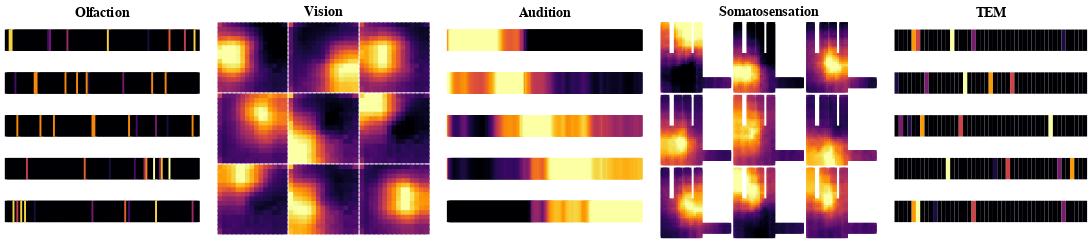

The notebook cell saved with this chart:
### Code cell
save_rf_plot(args.experiment_name, modality_list)

### Figure 1 — Vega-Lite specification as saved in the notebook (floating-point values rounded to 4 significant figures; data arrays with more than 128 entries replaced by an {"elided": "..."} marker saying what was removed)
{"config": {"view": {"continuousWidth": 300, "continuousHeight": 300, "strokeWidth": 0}}, "hconcat": [{"vconcat": [{"data": {"name": "data-2bc87afe3193f29f741ef6d414d335c1"}, "mark": {"type": "rect", "height": 25, "stroke": null, "strokeWidth": 0, "width": 5}, "encoding": {"color": {"field": "value", "legend": null, "scale": {"scheme": "inferno"}, "type": "quantitative"}, "x": {"axis": {"domain": false, "grid": false, "labels": false, "ticks": false, "title": null}, "field": "patch_x", "scale": {"paddingInner": 0}, "type": "ordinal"}, "y": {"axis": {"domain": false, "grid": false, "labels": false, "ticks": false, "title": null}, "field": "patch_y", "scale": {"paddingInner": 0}, "type": "ordinal"}}, "height": 40, "width": 225}, {"data": {"name": "data-a8d112056461760f2f5455fe2f142659"}, "mark": {"type": "rect", "height": 25, "stroke": null, "strokeWidth": 0, "width": 5}, "encoding": {"color": {"field": "value", "legend": null, "scale": {"scheme": "inferno"}, "type": "quantitative"}, "x": {"axis": {"domain": false, "grid": false, "labels": false, "ticks": false, "title": null}, "field": "patch_x", "scale": {"paddingInner": 0}, "type": "ordinal"}, "y": {"axis": {"domain": false, "grid": false, "labels": false, "ticks": false, "title": null}, "field": "patch_y", "scale": {"paddingInner": 0}, "type": "ordinal"}}, "height": 40, "width": 225}, {"data": {"name": "data-6fd638cba92a6ee57bbf8588c84994ce"}, "mark": {"type": "rect", "height": 25, "stroke": null, "strokeWidth": 0, "width": 5}, "encoding": {"color": {"field": "value", "legend": null, "scale": {"scheme": "inferno"}, "type": "quantitative"}, "x": {"axis": {"domain": false, "grid": false, "labels": false, "ticks": false, "title": null}, "field": "patch_x", "scale": {"paddingInner": 0}, "type": "ordinal"}, "y": {"axis": {"domain": false, "grid": false, "labels": false, "ticks": false, "title": null}, "field": "patch_y", "scale": {"paddingInner": 0}, "type": "ordinal"}}, "height": 40, "width": 225}, {"data": {"name": "data-ad3ff7e16a5e65900b7cb68063607d79"}, "mark": {"type": "rect", "height": 25, "stroke": null, "strokeWidth": 0, "width": 5}, "encoding": {"color": {"field": "value", "legend": null, "scale": {"scheme": "inferno"}, "type": "quantitative"}, "x": {"axis": {"domain": false, "grid": false, "labels": false, "ticks": false, "title": null}, "field": "patch_x", "scale": {"paddingInner": 0}, "type": "ordinal"}, "y": {"axis": {"domain": false, "grid": false, "labels": false, "ticks": false, "title": null}, "field": "patch_y", "scale": {"paddingInner": 0}, "type": "ordinal"}}, "height": 40, "width": 225}, {"data": {"name": "data-1cff9b30fa5c4f73581868e49d826073"}, "mark": {"type": "rect", "height": 25, "stroke": null, "strokeWidth": 0, "width": 5}, "encoding": {"color": {"field": "value", "legend": null, "scale": {"scheme": "inferno"}, "type": "quantitative"}, "x": {"axis": {"domain": false, "grid": false, "labels": false, "ticks": false, "title": null}, "field": "patch_x", "scale": {"paddingInner": 0}, "type": "ordinal"}, "y": {"axis": {"domain": false, "grid": false, "labels": false, "ticks": false, "title": null}, "field": "patch_y", "scale": {"paddingInner": 0}, "type": "ordinal"}}, "height": 40, "width": 225}], "spacing": 10, "title": {"text": "Olfaction", "anchor": "middle", "fontSize": 16}}, {"vconcat": [{"hconcat": [{"data": {"name": "data-4bd0850cf6423d09b0b68e9819688c53"}, "mark": {"type": "rect", "height": 7, "stroke": null, "strokeWidth": 0, "width": 7}, "encoding": {"color": {"field": "value", "legend": null, "scale": {"scheme": "inferno"}, "type": "quantitative"}, "x": {"axis": {"domain": false, "grid": false, "labels": false, "ticks": false, "title": null}, "field": "patch_x", "scale": {"paddingInner": 0}, "type": "ordinal"}, "y": {"axis": {"domain": false, "grid": false, "labels": false, "ticks": false, "title": null}, "field": "patch_y", "scale": {"paddingInner": 0}, "type": "ordinal"}}, "height": 80, "width": 80}, {"data": {"name": "data-8fad39fbe0bf11fb2e626a8868d101ec"}, "mark": {"type": "rect", "height": 7, "stroke": null, "strokeWidth": 0, "width": 7}, "encoding": {"color": {"field": "value", "legend": null, "scale": {"scheme": "inferno"}, "type": "quantitative"}, "x": {"axis": {"domain": false, "grid": false, "labels": false, "ticks": false, "title": null}, "field": "patch_x", "scale": {"paddingInner": 0}, "type": "ordinal"}, "y": {"axis": {"domain": false, "grid": false, "labels": false, "ticks": false, "title": null}, "field": "patch_y", "scale": {"paddingInner": 0}, "type": "ordinal"}}, "height": 80, "width": 80}, {"data": {"name": "data-4c5ff31c6145e7ac3b0e026d9517409c"}, "mark": {"type": "rect", "height": 7, "stroke": null, "strokeWidth": 0, "width": 7}, "encoding": {"color": {"field": "value", "legend": null, "scale": {"scheme": "inferno"}, "type": "quantitative"}, "x": {"axis": {"domain": false, "grid": false, "labels": false, "ticks": false, "title": null}, "field": "patch_x", "scale": {"paddingInner": 0}, "type": "ordinal"}, "y": {"axis": {"domain": false, "grid": false, "labels": false, "ticks": false, "title": null}, "field": "patch_y", "scale": {"paddingInner": 0}, "type": "ordinal"}}, "height": 80, "width": 80}], "spacing": 1}, {"hconcat": [{"data": {"name": "data-a79190dc4a915908f586cae1d5ad2e51"}, "mark": {"type": "rect", "height": 7, "stroke": null, "strokeWidth": 0, "width": 7}, "encoding": {"color": {"field": "value", "legend": null, "scale": {"scheme": "inferno"}, "type": "quantitative"}, "x": {"axis": {"domain": false, "grid": false, "labels": false, "ticks": false, "title": null}, "field": "patch_x", "scale": {"paddingInner": 0}, "type": "ordinal"}, "y": {"axis": {"domain": false, "grid": false, "labels": false, "ticks": false, "title": null}, "field": "patch_y", "scale": {"paddingInner": 0}, "type": "ordinal"}}, "height": 80, "width": 80}, {"data": {"name": "data-b7a75a26302e7b46fe610009dc4cc016"}, "mark": {"type": "rect", "height": 7, "stroke": null, "strokeWidth": 0, "width": 7}, "encoding": {"color": {"field": "value", "legend": null, "scale": {"scheme": "inferno"}, "type": "quantitative"}, "x": {"axis": {"domain": false, "grid": false, "labels": false, "ticks": false, "title": null}, "field": "patch_x", "scale": {"paddingInner": 0}, "type": "ordinal"}, "y": {"axis": {"domain": false, "grid": false, "labels": false, "ticks": false, "title": null}, "field": "patch_y", "scale": {"paddingInner": 0}, "type": "ordinal"}}, "height": 80, "width": 80}, {"data": {"name": "data-bd735771c93f80e0bfe4b4f2a967dd9f"}, "mark": {"type": "rect", "height": 7, "stroke": null, "strokeWidth": 0, "width": 7}, "encoding": {"color": {"field": "value", "legend": null, "scale": {"scheme": "inferno"}, "type": "quantitative"}, "x": {"axis": {"domain": false, "grid": false, "labels": false, "ticks": false, "title": null}, "field": "patch_x", "scale": {"paddingInner": 0}, "type": "ordinal"}, "y": {"axis": {"domain": false, "grid": false, "labels": false, "ticks": false, "title": null}, "field": "patch_y", "scale": {"paddingInner": 0}, "type": "ordinal"}}, "height": 80, "width": 80}], "spacing": 1}, {"hconcat": [{"data": {"name": "data-78158ee71ef4796de734a8cdca15a9d6"}, "mark": {"type": "rect", "height": 7, "stroke": null, "strokeWidth": 0, "width": 7}, "encoding": {"color": {"field": "value", "legend": null, "scale": {"scheme": "inferno"}, "type": "quantitative"}, "x": {"axis": {"domain": false, "grid": false, "labels": false, "ticks": false, "title": null}, "field": "patch_x", "scale": {"paddingInner": 0}, "type": "ordinal"}, "y": {"axis": {"domain": false, "grid": false, "labels": false, "ticks": false, "title": null}, "field": "patch_y", "scale": {"paddingInner": 0}, "type": "ordinal"}}, "height": 80, "width": 80}, {"data": {"name": "data-1bf17f08eeea561cd9580f1fe82c1814"}, "mark": {"type": "rect", "height": 7, "stroke": null, "strokeWidth": 0, "width": 7}, "encoding": {"color": {"field": "value", "legend": null, "scale": {"scheme": "inferno"}, "type": "quantitative"}, "x": {"axis": {"domain": false, "grid": false, "labels": false, "ticks": false, "title": null}, "field": "patch_x", "scale": {"paddingInner": 0}, "type": "ordinal"}, "y": {"axis": {"domain": false, "grid": false, "labels": false, "ticks": false, "title": null}, "field": "patch_y", "scale": {"paddingInner": 0}, "type": "ordinal"}}, "height": 80, "width": 80}, {"data": {"name": "data-ee915502efa8da1855518d3d62f12a2c"}, "mark": {"type": "rect", "height": 7, "stroke": null, "strokeWidth": 0, "width": 7}, "encoding": {"color": {"field": "value", "legend": null, "scale": {"scheme": "inferno"}, "type": "quantitative"}, "x": {"axis": {"domain": false, "grid": false, "labels": false, "ticks": false, "title": null}, "field": "patch_x", "scale": {"paddingInner": 0}, "type": "ordinal"}, "y": {"axis": {"domain": false, "grid": false, "labels": false, "ticks": false, "title": null}, "field": "patch_y", "scale": {"paddingInner": 0}, "type": "ordinal"}}, "height": 80, "width": 80}], "spacing": 1}], "spacing": 1, "title": {"text": "Vision", "anchor": "middle", "fontSize": 16}}, {"vconcat": [{"data": {"name": "data-ba14a6f37004907f71b75db23689950f"}, "mark": {"type": "rect", "height": 25, "stroke": null, "strokeWidth": 0, "width": 5}, "encoding": {"color": {"field": "value", "legend": null, "scale": {"scheme": "inferno"}, "type": "quantitative"}, "x": {"axis": {"domain": false, "grid": false, "labels": false, "ticks": false, "title": null}, "field": "patch_x", "scale": {"paddingInner": 0}, "type": "ordinal"}, "y": {"axis": {"domain": false, "grid": false, "labels": false, "ticks": false, "title": null}, "field": "patch_y", "scale": {"paddingInner": 0}, "type": "ordinal"}}, "height": 40, "width": 225}, {"data": {"name": "data-6bcfc00592e01b6f7ffe7a5e01fb2521"}, "mark": {"type": "rect", "height": 25, "stroke": null, "strokeWidth": 0, "width": 5}, "encoding": {"color": {"field": "value", "legend": null, "scale": {"scheme": "inferno"}, "type": "quantitative"}, "x": {"axis": {"domain": false, "grid": false, "labels": false, "ticks": false, "title": null}, "field": "patch_x", "scale": {"paddingInner": 0}, "type": "ordinal"}, "y": {"axis": {"domain": false, "grid": false, "labels": false, "ticks": false, "title": null}, "field": "patch_y", "scale": {"paddingInner": 0}, "type": "ordinal"}}, "height": 40, "width": 225}, {"data": {"name": "data-30a8c81c7a960a2ba7267278be08e163"}, "mark": {"type": "rect", "height": 25, "stroke": null, "strokeWidth": 0, "width": 5}, "encoding": {"color": {"field": "value", "legend": null, "scale": {"scheme": "inferno"}, "type": "quantitative"}, "x": {"axis": {"domain": false, "grid": false, "labels": false, "ticks": false, "title": null}, "field": "patch_x", "scale": {"paddingInner": 0}, "type": "ordinal"}, "y": {"axis": {"domain": false, "grid": false, "labels": false, "ticks": false, "title": null}, "field": "patch_y", "scale": {"paddingInner": 0}, "type": "ordinal"}}, "height": 40, "width": 225}, {"data": {"name": "data-3cccf6e48a1de7712727baa6cefc4c3a"}, "mark": {"type": "rect", "height": 25, "stroke": null, "strokeWidth": 0, "width": 5}, "encoding": {"color": {"field": "value", "legend": null, "scale": {"scheme": "inferno"}, "type": "quantitative"}, "x": {"axis": {"domain": false, "grid": false, "labels": false, "ticks": false, "title": null}, "field": "patch_x", "scale": {"paddingInner": 0}, "type": "ordinal"}, "y": {"axis": {"domain": false, "grid": false, "labels": false, "ticks": false, "title": null}, "field": "patch_y", "scale": {"paddingInner": 0}, "type": "ordinal"}}, "height": 40, "width": 225}, {"data": {"name": "data-6da69dc8d4835e48a96954a43f631872"}, "mark": {"type": "rect", "height": 25, "stroke": null, "strokeWidth": 0, "width": 5}, "encoding": {"color": {"field": "value", "legend": null, "scale": {"scheme": "inferno"}, "type": "quantitative"}, "x": {"axis": {"domain": false, "grid": false, "labels": false, "ticks": false, "title": null}, "field": "patch_x", "scale": {"paddingInner": 0}, "type": "ordinal"}, "y": {"axis": {"domain": false, "grid": false, "labels": false, "ticks": false, "title": null}, "field": "patch_y", "scale": {"paddingInner": 0}, "type": "ordinal"}}, "height": 40, "width": 225}], "resolve": {"scale": {"color": "independent"}}, "spacing": 10, "title": {"text": "Audition", "anchor": "middle", "fontSize": 16}}, {"vconcat": [{"hconcat": [{"data": {"name": "data-470bae4e4d193963131b449c7bf8e22c"}, "mark": {"type": "rect", "height": 5, "stroke": null, "strokeWidth": 0, "width": 5}, "encoding": {"color": {"field": "value", "legend": null, "scale": {"scheme": "inferno"}, "type": "quantitative"}, "x": {"axis": {"domain": false, "grid": false, "labels": false, "ticks": false, "title": null}, "field": "patch_x", "scale": {"paddingInner": 0}, "type": "ordinal"}, "y": {"axis": {"domain": false, "grid": false, "labels": false, "ticks": false, "title": null}, "field": "patch_y", "scale": {"paddingInner": 0}, "type": "ordinal"}}, "height": 80, "width": 80}, {"data": {"name": "data-ac640f5f3d793121e59a33f547dafd36"}, "mark": {"type": "rect", "height": 5, "stroke": null, "strokeWidth": 0, "width": 5}, "encoding": {"color": {"field": "value", "legend": null, "scale": {"scheme": "inferno"}, "type": "quantitative"}, "x": {"axis": {"domain": false, "grid": false, "labels": false, "ticks": false, "title": null}, "field": "patch_x", "scale": {"paddingInner": 0}, "type": "ordinal"}, "y": {"axis": {"domain": false, "grid": false, "labels": false, "ticks": false, "title": null}, "field": "patch_y", "scale": {"paddingInner": 0}, "type": "ordinal"}}, "height": 80, "width": 80}, {"data": {"name": "data-74e3388ce1083b1407466b5901f72850"}, "mark": {"type": "rect", "height": 5, "stroke": null, "strokeWidth": 0, "width": 5}, "encoding": {"color": {"field": "value", "legend": null, "scale": {"scheme": "inferno"}, "type": "quantitative"}, "x": {"axis": {"domain": false, "grid": false, "labels": false, "ticks": false, "title": null}, "field": "patch_x", "scale": {"paddingInner": 0}, "type": "ordinal"}, "y": {"axis": {"domain": false, "grid": false, "labels": false, "ticks": false, "title": null}, "field": "patch_y", "scale": {"paddingInner": 0}, "type": "ordinal"}}, "height": 80, "width": 80}], "spacing": 1}, {"hconcat": [{"data": {"name": "data-e7bbeb0eff29fd9a614e164700027281"}, "mark": {"type": "rect", "height": 5, "stroke": null, "strokeWidth": 0, "width": 5}, "encoding": {"color": {"field": "value", "legend": null, "scale": {"scheme": "inferno"}, "type": "quantitative"}, "x": {"axis": {"domain": false, "grid": false, "labels": false, "ticks": false, "title": null}, "field": "patch_x", "scale": {"paddingInner": 0}, "type": "ordinal"}, "y": {"axis": {"domain": false, "grid": false, "labels": false, "ticks": false, "title": null}, "field": "patch_y", "scale": {"paddingInner": 0}, "type": "ordinal"}}, "height": 80, "width": 80}, {"data": {"name": "data-2adca4636487389c45dc54d3f72db2fc"}, "mark": {"type": "rect", "height": 5, "stroke": null, "strokeWidth": 0, "width": 5}, "encoding": {"color": {"field": "value", "legend": null, "scale": {"scheme": "inferno"}, "type": "quantitative"}, "x": {"axis": {"domain": false, "grid": false, "labels": false, "ticks": false, "title": null}, "field": "patch_x", "scale": {"paddingInner": 0}, "type": "ordinal"}, "y": {"axis": {"domain": false, "grid": false, "labels": false, "ticks": false, "title": null}, "field": "patch_y", "scale": {"paddingInner": 0}, "type": "ordinal"}}, "height": 80, "width": 80}, {"data": {"name": "data-970aa5eb4f78f5055684952c4e6f0ed5"}, "mark": {"type": "rect", "height": 5, "stroke": null, "strokeWidth": 0, "width": 5}, "encoding": {"color": {"field": "value", "legend": null, "scale": {"scheme": "inferno"}, "type": "quantitative"}, "x": {"axis": {"domain": false, "grid": false, "labels": false, "ticks": false, "title": null}, "field": "patch_x", "scale": {"paddingInner": 0}, "type": "ordinal"}, "y": {"axis": {"domain": false, "grid": false, "labels": false, "ticks": false, "title": null}, "field": "patch_y", "scale": {"paddingInner": 0}, "type": "ordinal"}}, "height": 80, "width": 80}], "spacing": 1}, {"hconcat": [{"data": {"name": "data-ab2e021dfd22d0036184bd56953b6788"}, "mark": {"type": "rect", "height": 5, "stroke": null, "strokeWidth": 0, "width": 5}, "encoding": {"color": {"field": "value", "legend": null, "scale": {"scheme": "inferno"}, "type": "quantitative"}, "x": {"axis": {"domain": false, "grid": false, "labels": false, "ticks": false, "title": null}, "field": "patch_x", "scale": {"paddingInner": 0}, "type": "ordinal"}, "y": {"axis": {"domain": false, "grid": false, "labels": false, "ticks": false, "title": null}, "field": "patch_y", "scale": {"paddingInner": 0}, "type": "ordinal"}}, "height": 80, "width": 80}, {"data": {"name": "data-f0ff421408c5d14d231e42e48da10489"}, "mark": {"type": "rect", "height": 5, "stroke": null, "strokeWidth": 0, "width": 5}, "encoding": {"color": {"field": "value", "legend": null, "scale": {"scheme": "inferno"}, "type": "quantitative"}, "x": {"axis": {"domain": false, "grid": false, "labels": false, "ticks": false, "title": null}, "field": "patch_x", "scale": {"paddingInner": 0}, "type": "ordinal"}, "y": {"axis": {"domain": false, "grid": false, "labels": false, "ticks": false, "title": null}, "field": "patch_y", "scale": {"paddingInner": 0}, "type": "ordinal"}}, "height": 80, "width": 80}, {"data": {"name": "data-92b5bc018d4e576be3931ad54b3f3ee0"}, "mark": {"type": "rect", "height": 5, "stroke": null, "strokeWidth": 0, "width": 5}, "encoding": {"color": {"field": "value", "legend": null, "scale": {"scheme": "inferno"}, "type": "quantitative"}, "x": {"axis": {"domain": false, "grid": false, "labels": false, "ticks": false, "title": null}, "field": "patch_x", "scale": {"paddingInner": 0}, "type": "ordinal"}, "y": {"axis": {"domain": false, "grid": false, "labels": false, "ticks": false, "title": null}, "field": "patch_y", "scale": {"paddingInner": 0}, "type": "ordinal"}}, "height": 80, "width": 80}], "spacing": 1}], "spacing": 1, "title": {"text": "Somatosensation", "anchor": "middle", "fontSize": 16}}, {"vconcat": [{"data": {"name": "data-dfd508ad5c627a406d55898ebc03167c"}, "mark": {"type": "rect", "height": 25, "stroke": null, "strokeWidth": 0, "width": 5}, "encoding": {"color": {"field": "value", "legend": null, "scale": {"scheme": "inferno"}, "type": "quantitative"}, "x": {"axis": {"domain": false, "grid": false, "labels": false, "ticks": false, "title": null}, "field": "patch_x", "scale": {"paddingInner": 0}, "type": "ordinal"}, "y": {"axis": {"domain": false, "grid": false, "labels": false, "ticks": false, "title": null}, "field": "patch_y", "scale": {"paddingInner": 0}, "type": "ordinal"}}, "height": 40, "width": 225}, {"data": {"name": "data-d6120afa08a2e95373325c2a3534e255"}, "mark": {"type": "rect", "height": 25, "stroke": null, "strokeWidth": 0, "width": 5}, "encoding": {"color": {"field": "value", "legend": null, "scale": {"scheme": "inferno"}, "type": "quantitative"}, "x": {"axis": {"domain": false, "grid": false, "labels": false, "ticks": false, "title": null}, "field": "patch_x", "scale": {"paddingInner": 0}, "type": "ordinal"}, "y": {"axis": {"domain": false, "grid": false, "labels": false, "ticks": false, "title": null}, "field": "patch_y", "scale": {"paddingInner": 0}, "type": "ordinal"}}, "height": 40, "width": 225}, {"data": {"name": "data-82b6a40fabc9a5b7ba12acc1df278c5b"}, "mark": {"type": "rect", "height": 25, "stroke": null, "strokeWidth": 0, "width": 5}, "encoding": {"color": {"field": "value", "legend": null, "scale": {"scheme": "inferno"}, "type": "quantitative"}, "x": {"axis": {"domain": false, "grid": false, "labels": false, "ticks": false, "title": null}, "field": "patch_x", "scale": {"paddingInner": 0}, "type": "ordinal"}, "y": {"axis": {"domain": false, "grid": false, "labels": false, "ticks": false, "title": null}, "field": "patch_y", "scale": {"paddingInner": 0}, "type": "ordinal"}}, "height": 40, "width": 225}, {"data": {"name": "data-53f2e49641eff0811210adfd5775c432"}, "mark": {"type": "rect", "height": 25, "stroke": null, "strokeWidth": 0, "width": 5}, "encoding": {"color": {"field": "value", "legend": null, "scale": {"scheme": "inferno"}, "type": "quantitative"}, "x": {"axis": {"domain": false, "grid": false, "labels": false, "ticks": false, "title": null}, "field": "patch_x", "scale": {"paddingInner": 0}, "type": "ordinal"}, "y": {"axis": {"domain": false, "grid": false, "labels": false, "ticks": false, "title": null}, "field": "patch_y", "scale": {"paddingInner": 0}, "type": "ordinal"}}, "height": 40, "width": 225}, {"data": {"name": "data-34a0744b37e4bdb4fcf9ba0f963d6c0a"}, "mark": {"type": "rect", "height": 25, "stroke": null, "strokeWidth": 0, "width": 5}, "encoding": {"color": {"field": "value", "legend": null, "scale": {"scheme": "inferno"}, "type": "quantitative"}, "x": {"axis": {"domain": false, "grid": false, "labels": false, "ticks": false, "title": null}, "field": "patch_x", "scale": {"paddingInner": 0}, "type": "ordinal"}, "y": {"axis": {"domain": false, "grid": false, "labels": false, "ticks": false, "title": null}, "field": "patch_y", "scale": {"paddingInner": 0}, "type": "ordinal"}}, "height": 40, "width": 225}], "spacing": 10, "title": {"text": "TEM", "anchor": "middle", "fontSize": 16}}], "resolve": {"scale": {"color": "independent"}}, "$schema": "https://vega.github.io/schema/vega-lite/v5.20.1.json", "datasets": {"data-2bc87afe3193f29f741ef6d414d335c1": {"elided": "4096 records"}, "data-a8d112056461760f2f5455fe2f142659": {"elided": "4096 records"}, "data-6fd638cba92a6ee57bbf8588c84994ce": {"elided": "4096 records"}, "data-ad3ff7e16a5e65900b7cb68063607d79": {"elided": "4096 records"}, "data-1cff9b30fa5c4f73581868e49d826073": {"elided": "4096 records"}, "data-4bd0850cf6423d09b0b68e9819688c53": {"elided": "225 records"}, "data-8fad39fbe0bf11fb2e626a8868d101ec": {"elided": "225 records"}, "data-4c5ff31c6145e7ac3b0e026d9517409c": {"elided": "225 records"}, "data-a79190dc4a915908f586cae1d5ad2e51": {"elided": "225 records"}, "data-b7a75a26302e7b46fe610009dc4cc016": {"elided": "225 records"}, "data-bd735771c93f80e0bfe4b4f2a967dd9f": {"elided": "225 records"}, "data-78158ee71ef4796de734a8cdca15a9d6": {"elided": "225 records"}, "data-1bf17f08eeea561cd9580f1fe82c1814": {"elided": "225 records"}, "data-ee915502efa8da1855518d3d62f12a2c": {"elided": "225 records"}, "data-ba14a6f37004907f71b75db23689950f": {"elided": "205 records"}, "data-6bcfc00592e01b6f7ffe7a5e01fb2521": {"elided": "205 records"}, "data-30a8c81c7a960a2ba7267278be08e163": {"elided": "205 records"}, "data-3cccf6e48a1de7712727baa6cefc4c3a": {"elided": "205 records"}, "data-6da69dc8d4835e48a96954a43f631872": {"elided": "205 records"}, "data-470bae4e4d193963131b449c7bf8e22c": {"elided": "961 records"}, "data-ac640f5f3d793121e59a33f547dafd36": {"elided": "961 records"}, "data-74e3388ce1083b1407466b5901f72850": {"elided": "961 records"}, "data-e7bbeb0eff29fd9a614e164700027281": {"elided": "961 records"}, "data-2adca4636487389c45dc54d3f72db2fc": {"elided": "961 records"}, "data-970aa5eb4f78f5055684952c4e6f0ed5": {"elided": "961 records"}, "data-ab2e021dfd22d0036184bd56953b6788": {"elided": "961 records"}, "data-f0ff421408c5d14d231e42e48da10489": {"elided": "961 records"}, "data-92b5bc018d4e576be3931ad54b3f3ee0": {"elided": "961 records"}, "data-dfd508ad5c627a406d55898ebc03167c": [{"patch_x": 0, "patch_y": 0, "value": 0.9}, {"patch_x": 1, "patch_y": 0, "value": 0.9}, {"patch_x": 2, "patch_y": 0, "value": 0.9}, {"patch_x": 3, "patch_y": 0, "value": 0.9}, {"patch_x": 4, "patch_y": 0, "value": 0.9778}, {"patch_x": 5, "patch_y": 0, "value": 0.9556}, {"patch_x": 6, "patch_y": 0, "value": 0.9}, {"patch_x": 7, "patch_y": 0, "value": 0.9}, {"patch_x": 8, "patch_y": 0, "value": 0.9}, {"patch_x": 9, "patch_y": 0, "value": 0.9}, {"patch_x": 10, "patch_y": 0, "value": 0.9}, {"patch_x": 11, "patch_y": 0, "value": 0.9}, {"patch_x": 12, "patch_y": 0, "value": 0.9}, {"patch_x": 13, "patch_y": 0, "value": 1.0}, {"patch_x": 14, "patch_y": 0, "value": 0.9}, {"patch_x": 15, "patch_y": 0, "value": 0.9}, {"patch_x": 16, "patch_y": 0, "value": 0.9}, {"patch_x": 17, "patch_y": 0, "value": 0.9}, {"patch_x": 18, "patch_y": 0, "value": 0.9333}, {"patch_x": 19, "patch_y": 0, "value": 0.9}, {"patch_x": 20, "patch_y": 0, "value": 0.9}, {"patch_x": 21, "patch_y": 0, "value": 0.9}, {"patch_x": 22, "patch_y": 0, "value": 0.9}, {"patch_x": 23, "patch_y": 0, "value": 0.9}, {"patch_x": 24, "patch_y": 0, "value": 0.9}, {"patch_x": 25, "patch_y": 0, "value": 0.9}, {"patch_x": 26, "patch_y": 0, "value": 0.9}, {"patch_x": 27, "patch_y": 0, "value": 0.9}, {"patch_x": 28, "patch_y": 0, "value": 0.9}, {"patch_x": 29, "patch_y": 0, "value": 0.9}, {"patch_x": 30, "patch_y": 0, "value": 0.9}, {"patch_x": 31, "patch_y": 0, "value": 0.9}, {"patch_x": 32, "patch_y": 0, "value": 0.9}, {"patch_x": 33, "patch_y": 0, "value": 0.9}, {"patch_x": 34, "patch_y": 0, "value": 0.9}, {"patch_x": 35, "patch_y": 0, "value": 0.9}, {"patch_x": 36, "patch_y": 0, "value": 0.9}, {"patch_x": 37, "patch_y": 0, "value": 0.9}, {"patch_x": 38, "patch_y": 0, "value": 0.9}, {"patch_x": 39, "patch_y": 0, "value": 0.9111}, {"patch_x": 40, "patch_y": 0, "value": 0.9}, {"patch_x": 41, "patch_y": 0, "value": 0.9}, {"patch_x": 42, "patch_y": 0, "value": 0.9}, {"patch_x": 43, "patch_y": 0, "value": 0.9}, {"patch_x": 44, "patch_y": 0, "value": 0.9}], "data-d6120afa08a2e95373325c2a3534e255": [{"patch_x": 0, "patch_y": 0, "value": 0.9111}, {"patch_x": 1, "patch_y": 0, "value": 0.9}, {"patch_x": 2, "patch_y": 0, "value": 0.9}, {"patch_x": 3, "patch_y": 0, "value": 0.9}, {"patch_x": 4, "patch_y": 0, "value": 0.9}, {"patch_x": 5, "patch_y": 0, "value": 0.9}, {"patch_x": 6, "patch_y": 0, "value": 0.9}, {"patch_x": 7, "patch_y": 0, "value": 0.9333}, {"patch_x": 8, "patch_y": 0, "value": 0.9}, {"patch_x": 9, "patch_y": 0, "value": 0.9}, {"patch_x": 10, "patch_y": 0, "value": 0.9}, {"patch_x": 11, "patch_y": 0, "value": 0.9}, {"patch_x": 12, "patch_y": 0, "value": 0.9}, {"patch_x": 13, "patch_y": 0, "value": 0.9}, {"patch_x": 14, "patch_y": 0, "value": 0.9}, {"patch_x": 15, "patch_y": 0, "value": 0.9}, {"patch_x": 16, "patch_y": 0, "value": 1.0}, {"patch_x": 17, "patch_y": 0, "value": 0.9}, {"patch_x": 18, "patch_y": 0, "value": 0.9}, {"patch_x": 19, "patch_y": 0, "value": 0.9}, {"patch_x": 20, "patch_y": 0, "value": 0.9}, {"patch_x": 21, "patch_y": 0, "value": 0.9}, {"patch_x": 22, "patch_y": 0, "value": 0.9778}, {"patch_x": 23, "patch_y": 0, "value": 0.9}, {"patch_x": 24, "patch_y": 0, "value": 0.9}, {"patch_x": 25, "patch_y": 0, "value": 0.9}, {"patch_x": 26, "patch_y": 0, "value": 0.9}, {"patch_x": 27, "patch_y": 0, "value": 0.9556}, {"patch_x": 28, "patch_y": 0, "value": 0.9}, {"patch_x": 29, "patch_y": 0, "value": 0.9}, {"patch_x": 30, "patch_y": 0, "value": 0.9}, {"patch_x": 31, "patch_y": 0, "value": 0.9}, {"patch_x": 32, "patch_y": 0, "value": 0.9}, {"patch_x": 33, "patch_y": 0, "value": 0.9}, {"patch_x": 34, "patch_y": 0, "value": 0.9}, {"patch_x": 35, "patch_y": 0, "value": 0.9}, {"patch_x": 36, "patch_y": 0, "value": 0.9}, {"patch_x": 37, "patch_y": 0, "value": 0.9}, {"patch_x": 38, "patch_y": 0, "value": 0.9}, {"patch_x": 39, "patch_y": 0, "value": 0.9}, {"patch_x": 40, "patch_y": 0, "value": 0.9}, {"patch_x": 41, "patch_y": 0, "value": 0.9}, {"patch_x": 42, "patch_y": 0, "value": 0.9}, {"patch_x": 43, "patch_y": 0, "value": 0.9}, {"patch_x": 44, "patch_y": 0, "value": 0.9}], "data-82b6a40fabc9a5b7ba12acc1df278c5b": [{"patch_x": 0, "patch_y": 0, "value": 0.9}, {"patch_x": 1, "patch_y": 0, "value": 0.9333}, {"patch_x": 2, "patch_y": 0, "value": 0.9}, {"patch_x": 3, "patch_y": 0, "value": 0.9111}, {"patch_x": 4, "patch_y": 0, "value": 0.9}, {"patch_x": 5, "patch_y": 0, "value": 0.9}, {"patch_x": 6, "patch_y": 0, "value": 0.9778}, {"patch_x": 7, "patch_y": 0, "value": 0.9}, {"patch_x": 8, "patch_y": 0, "value": 0.9}, {"patch_x": 9, "patch_y": 0, "value": 0.9}, {"patch_x": 10, "patch_y": 0, "value": 0.9}, {"patch_x": 11, "patch_y": 0, "value": 0.9}, {"patch_x": 12, "patch_y": 0, "value": 0.9}, {"patch_x": 13, "patch_y": 0, "value": 0.9}, {"patch_x": 14, "patch_y": 0, "value": 0.9}, {"patch_x": 15, "patch_y": 0, "value": 0.9556}, {"patch_x": 16, "patch_y": 0, "value": 0.9}, {"patch_x": 17, "patch_y": 0, "value": 0.9}, {"patch_x": 18, "patch_y": 0, "value": 0.9}, {"patch_x": 19, "patch_y": 0, "value": 0.9}, {"patch_x": 20, "patch_y": 0, "value": 0.9}, {"patch_x": 21, "patch_y": 0, "value": 0.9}, {"patch_x": 22, "patch_y": 0, "value": 0.9}, {"patch_x": 23, "patch_y": 0, "value": 0.9}, {"patch_x": 24, "patch_y": 0, "value": 0.9}, {"patch_x": 25, "patch_y": 0, "value": 0.9}, {"patch_x": 26, "patch_y": 0, "value": 0.9}, {"patch_x": 27, "patch_y": 0, "value": 0.9}, {"patch_x": 28, "patch_y": 0, "value": 0.9}, {"patch_x": 29, "patch_y": 0, "value": 0.9}, {"patch_x": 30, "patch_y": 0, "value": 0.9}, {"patch_x": 31, "patch_y": 0, "value": 0.9}, {"patch_x": 32, "patch_y": 0, "value": 0.9}, {"patch_x": 33, "patch_y": 0, "value": 0.9}, {"patch_x": 34, "patch_y": 0, "value": 0.9}, {"patch_x": 35, "patch_y": 0, "value": 0.9}, {"patch_x": 36, "patch_y": 0, "value": 1.0}, {"patch_x": 37, "patch_y": 0, "value": 0.9}, {"patch_x": 38, "patch_y": 0, "value": 0.9}, {"patch_x": 39, "patch_y": 0, "value": 0.9}, {"patch_x": 40, "patch_y": 0, "value": 0.9}, {"patch_x": 41, "patch_y": 0, "value": 0.9}, {"patch_x": 42, "patch_y": 0, "value": 0.9}, {"patch_x": 43, "patch_y": 0, "value": 0.9}, {"patch_x": 44, "patch_y": 0, "value": 0.9}], "data-53f2e49641eff0811210adfd5775c432": [{"patch_x": 0, "patch_y": 0, "value": 0.9}, {"patch_x": 1, "patch_y": 0, "value": 0.9}, {"patch_x": 2, "patch_y": 0, "value": 0.9}, {"patch_x": 3, "patch_y": 0, "value": 0.9}, {"patch_x": 4, "patch_y": 0, "value": 0.9}, {"patch_x": 5, "patch_y": 0, "value": 0.9}, {"patch_x": 6, "patch_y": 0, "value": 0.9}, {"patch_x": 7, "patch_y": 0, "value": 0.9}, {"patch_x": 8, "patch_y": 0, "value": 0.9}, {"patch_x": 9, "patch_y": 0, "value": 0.9}, {"patch_x": 10, "patch_y": 0, "value": 0.9}, {"patch_x": 11, "patch_y": 0, "value": 0.9}, {"patch_x": 12, "patch_y": 0, "value": 1.0}, {"patch_x": 13, "patch_y": 0, "value": 0.9}, {"patch_x": 14, "patch_y": 0, "value": 0.9}, {"patch_x": 15, "patch_y": 0, "value": 0.9}, {"patch_x": 16, "patch_y": 0, "value": 0.9}, {"patch_x": 17, "patch_y": 0, "value": 0.9}, {"patch_x": 18, "patch_y": 0, "value": 0.9}, {"patch_x": 19, "patch_y": 0, "value": 0.9}, {"patch_x": 20, "patch_y": 0, "value": 0.9}, {"patch_x": 21, "patch_y": 0, "value": 0.9}, {"patch_x": 22, "patch_y": 0, "value": 0.9}, {"patch_x": 23, "patch_y": 0, "value": 0.9111}, {"patch_x": 24, "patch_y": 0, "value": 0.9}, {"patch_x": 25, "patch_y": 0, "value": 0.9}, {"patch_x": 26, "patch_y": 0, "value": 0.9556}, {"patch_x": 27, "patch_y": 0, "value": 0.9}, {"patch_x": 28, "patch_y": 0, "value": 0.9}, {"patch_x": 29, "patch_y": 0, "value": 0.9}, {"patch_x": 30, "patch_y": 0, "value": 0.9}, {"patch_x": 31, "patch_y": 0, "value": 0.9}, {"patch_x": 32, "patch_y": 0, "value": 0.9}, {"patch_x": 33, "patch_y": 0, "value": 0.9}, {"patch_x": 34, "patch_y": 0, "value": 0.9}, {"patch_x": 35, "patch_y": 0, "value": 0.9}, {"patch_x": 36, "patch_y": 0, "value": 0.9}, {"patch_x": 37, "patch_y": 0, "value": 0.9}, {"patch_x": 38, "patch_y": 0, "value": 0.9333}, {"patch_x": 39, "patch_y": 0, "value": 0.9}, {"patch_x": 40, "patch_y": 0, "value": 0.9}, {"patch_x": 41, "patch_y": 0, "value": 0.9778}, {"patch_x": 42, "patch_y": 0, "value": 0.9}, {"patch_x": 43, "patch_y": 0, "value": 0.9}, {"patch_x": 44, "patch_y": 0, "value": 0.9}], "data-34a0744b37e4bdb4fcf9ba0f963d6c0a": [{"patch_x": 0, "patch_y": 0, "value": 0.9}, {"patch_x": 1, "patch_y": 0, "value": 0.9}, {"patch_x": 2, "patch_y": 0, "value": 0.9}, {"patch_x": 3, "patch_y": 0, "value": 0.9}, {"patch_x": 4, "patch_y": 0, "value": 0.9778}, {"patch_x": 5, "patch_y": 0, "value": 1.0}, {"patch_x": 6, "patch_y": 0, "value": 0.9}, {"patch_x": 7, "patch_y": 0, "value": 0.9}, {"patch_x": 8, "patch_y": 0, "value": 0.9}, {"patch_x": 9, "patch_y": 0, "value": 0.9111}, {"patch_x": 10, "patch_y": 0, "value": 0.9}, {"patch_x": 11, "patch_y": 0, "value": 0.9}, {"patch_x": 12, "patch_y": 0, "value": 0.9}, {"patch_x": 13, "patch_y": 0, "value": 0.9}, {"patch_x": 14, "patch_y": 0, "value": 0.9}, {"patch_x": 15, "patch_y": 0, "value": 0.9}, {"patch_x": 16, "patch_y": 0, "value": 0.9}, {"patch_x": 17, "patch_y": 0, "value": 0.9}, {"patch_x": 18, "patch_y": 0, "value": 0.9556}, {"patch_x": 19, "patch_y": 0, "value": 0.9}, {"patch_x": 20, "patch_y": 0, "value": 0.9}, {"patch_x": 21, "patch_y": 0, "value": 0.9}, {"patch_x": 22, "patch_y": 0, "value": 0.9}, {"patch_x": 23, "patch_y": 0, "value": 0.9}, {"patch_x": 24, "patch_y": 0, "value": 0.9}, {"patch_x": 25, "patch_y": 0, "value": 0.9}, {"patch_x": 26, "patch_y": 0, "value": 0.9}, {"patch_x": 27, "patch_y": 0, "value": 0.9}, {"patch_x": 28, "patch_y": 0, "value": 0.9}, {"patch_x": 29, "patch_y": 0, "value": 0.9}, {"patch_x": 30, "patch_y": 0, "value": 0.9}, {"patch_x": 31, "patch_y": 0, "value": 0.9}, {"patch_x": 32, "patch_y": 0, "value": 0.9}, {"patch_x": 33, "patch_y": 0, "value": 0.9}, {"patch_x": 34, "patch_y": 0, "value": 0.9}, {"patch_x": 35, "patch_y": 0, "value": 0.9}, {"patch_x": 36, "patch_y": 0, "value": 0.9}, {"patch_x": 37, "patch_y": 0, "value": 0.9}, {"patch_x": 38, "patch_y": 0, "value": 0.9}, {"patch_x": 39, "patch_y": 0, "value": 0.9333}, {"patch_x": 40, "patch_y": 0, "value": 0.9}, {"patch_x": 41, "patch_y": 0, "value": 0.9}, {"patch_x": 42, "patch_y": 0, "value": 0.9}, {"patch_x": 43, "patch_y": 0, "value": 0.9}, {"patch_x": 44, "patch_y": 0, "value": 0.9}]}}
